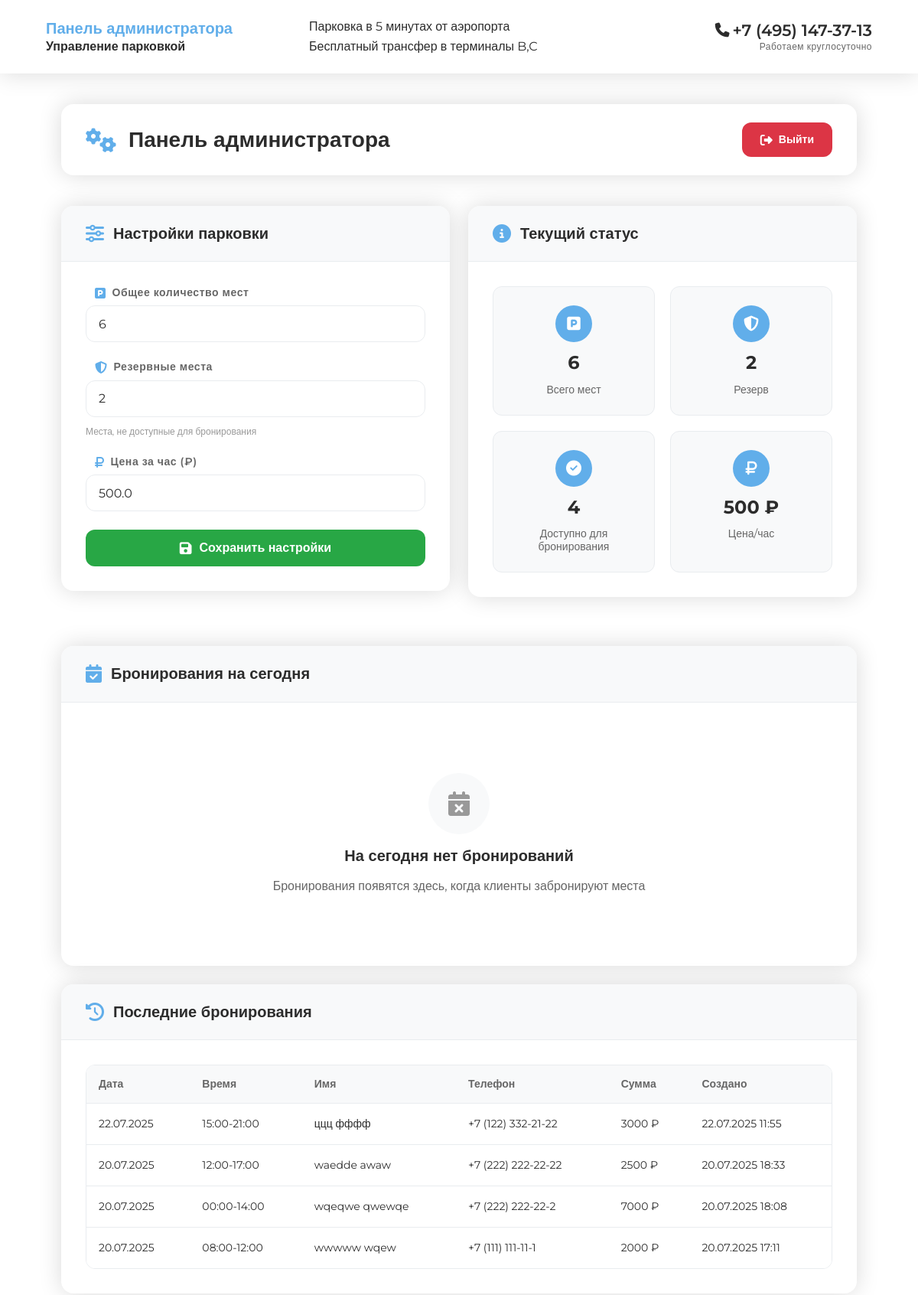
Before: /admin (signed in, upper part) with the older database file.
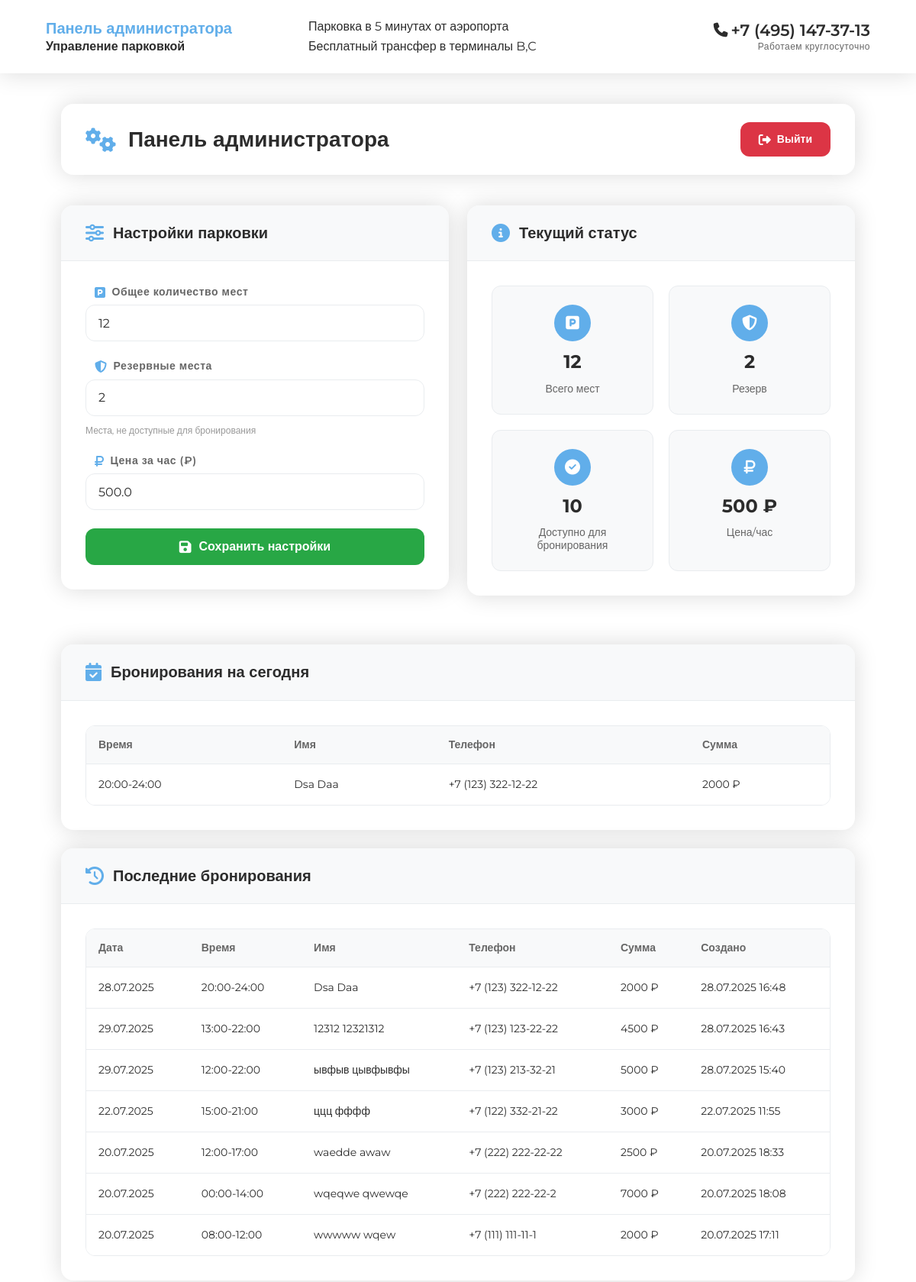
After: the same page with the newer database file.
### models.py (models this page shows, shortened)
class ParkingSettings(db.Model):
    id = db.Column(db.Integer, primary_key=True)
    total_spots = db.Column(db.Integer, nullable=False, default=50)
    reserve_spots = db.Column(db.Integer, nullable=False, default=5)
    hourly_price = db.Column(db.Float, nullable=False, default=100.0)
    created_at = db.Column(db.DateTime, default=datetime.utcnow)
    updated_at = db.Column(db.DateTime, default=datetime.utcnow, onupdate=datetime.utcnow)

class Booking(db.Model):
    id = db.Column(db.Integer, primary_key=True)
    first_name = db.Column(db.String(100), nullable=False)
    last_name = db.Column(db.String(100), nullable=False)
    phone = db.Column(db.String(20), nullable=False)
    booking_date = db.Column(db.Date, nullable=False)
    booking_start_hour = db.Column(db.Integer, nullable=False)  # начало диапазона
    booking_end_hour = db.Column(db.Integer, nullable=False)    # конец диапазона
    total_amount = db.Column(db.Float, nullable=False)
    created_at = db.Column(db.DateTime, default=datetime.utcnow)
    updated_at = db.Column(db.DateTime, default=datetime.utcnow, onupdate=datetime.utcnow)

### routes.py (the view)
@app.route('/admin')
def admin_panel():
    if not session.get('admin_logged_in'):
        return redirect(url_for('admin_login'))
    settings = ParkingSettings.query.first()
    if not settings:
        settings = ParkingSettings()
        db.session.add(settings)
        db.session.commit()
    today = date.today()
    today_bookings = Booking.query.filter_by(
        booking_date=today
    ).order_by(Booking.booking_start_hour).all()
    recent_bookings = Booking.query.order_by(Booking.created_at.desc()).limit(20).all()
    print(f"Admin panel: Today bookings count: {len(today_bookings)}")
    print(f"Admin panel: Recent bookings count: {len(recent_bookings)}")
    for booking in recent_bookings[:3]:  # Показываем первые 3 бронирования
        print(f"Recent booking: ID={booking.id}, Name={booking.first_name} {booking.last_name}")
    return render_template('admin.html',
                         settings=settings,
                         today_bookings=today_bookings,
                         recent_bookings=recent_bookings)

### templates/admin.html (shortened to what this page needs)
{% extends "base.html" %}
{% block content %}
<div class="main-container">
  <header class="main-header">
    <div class="header-content">
      <div class="header-left">
        <div class="header-title">
          <h1>Панель администратора</h1>
          <p>Управление парковкой</p>
        </div>
        <div class="header-info">
          <p>Парковка в 5 минутах от аэропорта</p>
          <p>Бесплатный трансфер в терминалы B,C</p>
        </div>
      </div>
      <div class="header-right">
        <div class="contact-info">
          <div class="phone-section">
            <i class="fas fa-phone"></i>
            <span>+7 (495) 147-37-13</span>
          </div>
          <p>Работаем круглосуточно</p>
        </div>
      </div>
    </div>
  </header>
  <div class="main-content">
    <div class="admin-panel-header">
      <div class="admin-header-content">
        <div class="admin-title">
          <i class="fas fa-cogs"></i>
          <h2>Панель администратора</h2>
        </div>
        <a href="{{ url_for('admin_logout') }}" class="logout-btn">
          <i class="fas fa-sign-out-alt"></i>
          <span>Выйти</span>
        </a>
      </div>
    </div>
    <div class="admin-sections">
      <div class="admin-section">
        <div class="section-card">
          <div class="section-header">
            <i class="fas fa-sliders-h"></i>
            <h3>Настройки парковки</h3>
          </div>
          <div class="section-content">
            <form method="POST" action="{{ url_for('update_settings') }}" class="settings-form">
              <div class="form-group">
                <label for="total_spots">
                  <i class="fas fa-parking"></i>
                  <span>Общее количество мест</span>
                </label>
                <input type="number" id="total_spots" name="total_spots"
                       value="{{ settings.total_spots }}" min="1" required>
              </div>
              <div class="form-group">
                <label for="reserve_spots">
                  <i class="fas fa-shield-alt"></i>
                  <span>Резервные места</span>
                </label>
                <input type="number" id="reserve_spots" name="reserve_spots"
                       value="{{ settings.reserve_spots }}" min="0" required>
                <div class="form-hint">Места, не доступные для бронирования</div>
              </div>
              <div class="form-group">
                <label for="hourly_price">
                  <i class="fas fa-ruble-sign"></i>
                  <span>Цена за час (₽)</span>
                </label>
                <input type="number" id="hourly_price" name="hourly_price"
                       value="{{ settings.hourly_price }}" min="0" step="0.01" required>
              </div>
              <button type="submit" class="save-btn">
                <i class="fas fa-save"></i>
                <span>Сохранить настройки</span>
              </button>
            </form>
          </div>
        </div>
      </div>
      <div class="admin-section">
        <div class="section-card">
          <div class="section-header">
            <i class="fas fa-info-circle"></i>
            <h3>Текущий статус</h3>
          </div>
          <div class="section-content">
            <div class="metrics-grid">
              <div class="metric-item">
                <div class="metric-icon">
                  <i class="fas fa-parking"></i>
                </div>
                <div class="metric-value">{{ settings.total_spots }}</div>
                <div class="metric-label">Всего мест</div>
              </div>
              <div class="metric-item">
                <div class="metric-icon">
                  <i class="fas fa-shield-alt"></i>
                </div>
                <div class="metric-value">{{ settings.reserve_spots }}</div>
                <div class="metric-label">Резерв</div>
              </div>
              <div class="metric-item">
                <div class="metric-icon">
                  <i class="fas fa-check-circle"></i>
                </div>
                <div class="metric-value">{{ settings.total_spots - settings.reserve_spots }}</div>
                <div class="metric-label">Доступно для бронирования</div>
              </div>
              <div class="metric-item">
                <div class="metric-icon">
                  <i class="fas fa-ruble-sign"></i>
                </div>
                <div class="metric-value">{{ "%.0f"|format(settings.hourly_price) }} ₽</div>
                <div class="metric-label">Цена/час</div>
              </div>
            </div>
          </div>
        </div>
      </div>
    </div>
    <div class="admin-section full-width">
      <div class="section-card">
        <div class="section-header">
          <i class="fas fa-calendar-check"></i>
          <h3>Бронирования на сегодня</h3>
        </div>
        <div class="section-content">
          {% if today_bookings %}
          <div class="table-container">
            <table class="admin-table">
              <thead>
                <tr>
                  <th>Время</th>
                  <th>Имя</th>
                  <th>Телефон</th>
                  <th>Сумма</th>
                </tr>
              </thead>
              <tbody>
                {% for booking in today_bookings %}
                <tr>
                  <td>{{ "%02d"|format(booking.booking_start_hour) }}:00-{{ "%02d"|format(booking.booking_end_hour + 1) }}:00</td>
                  <td>{{ booking.first_name }} {{ booking.last_name }}</td>
                  <td>{{ booking.phone }}</td>
                  <td>{{ "%.0f"|format(booking.total_amount) }} ₽</td>
                </tr>
                {% endfor %}
              </tbody>
            </table>
          </div>
          {% else %}
          <div class="empty-state">
            <div class="empty-icon">
              <i class="fas fa-calendar-times"></i>
            </div>
            <h4>На сегодня нет бронирований</h4>
            <p>Бронирования появятся здесь, когда клиенты забронируют места</p>
          </div>
          {% endif %}
        </div>
      </div>
    </div>
    <div class="admin-section full-width">
      <div class="section-card">
        <div class="section-header">
          <i class="fas fa-history"></i>
          <h3>Последние бронирования</h3>
        </div>
        <div class="section-content">
          {% if recent_bookings %}
          <div class="table-container">
            <table class="admin-table">
              <thead>
                <tr>
                  <th>Дата</th>
                  <th>Время</th>
                  <th>Имя</th>
                  <th>Телефон</th>
                  <th>Сумма</th>
                  <th>Создано</th>
                </tr>
              </thead>
              <tbody>
                {% for booking in recent_bookings %}
                <tr>
                  <td>{{ booking.booking_date.strftime('%d.%m.%Y') }}</td>
                  <td>{{ "%02d"|format(booking.booking_start_hour) }}:00-{{ "%02d"|format(booking.booking_end_hour + 1) }}:00</td>
                  <td>{{ booking.first_name }} {{ booking.last_name }}</td>
                  <td>{{ booking.phone }}</td>
                  <td>{{ "%.0f"|format(booking.total_amount) }} ₽</td>
                  <td>{{ booking.created_at.strftime('%d.%m.%Y %H:%M') }}</td>
                </tr>
                {% endfor %}
              </tbody>
            </table>
          </div>
          {% endif %}
        </div>
      </div>
    </div>
  </div>
</div>
{% endblock %}

### templates/base.html (shortened to what this page needs)
<!DOCTYPE html>
<html lang="ru">
<head>
    <link rel="stylesheet" href="https://cdnjs.cloudflare.com/ajax/libs/font-awesome/6.4.0/css/all.min.css">
    <link rel="stylesheet" href="{{ url_for('static', filename='css/style.css') }}">
</head>
<body{% if settings and settings.hourly_price is not none %} data-hourly-price="{{ settings.hourly_price }}"{% endif %}>
    <div class="container">
        {% block content %}{% endblock %}
    </div>
</body>
</html>

Changed rows visible on the page:
changed ParkingSettings: total_spots "6" → "12"; settings.total_spots-settings.reserve_spots "4" → "10"
added Booking: booking_start_hour "20", booking.booking_end_hour+1 "24", first_name "Dsa", last_name "Daa", phone "+7 (123) 322-12-22", total_amount "2000", booking_date "28.07.2025", created_at "28.07.2025 16:48"
added Booking: booking_date "29.07.2025", booking_start_hour "13", booking.booking_end_hour+1 "22", first_name "12312", last_name "12321312", phone "+7 (123) 123-22-22", total_amount "4500", created_at "28.07.2025 16:43", shown under "Последние бронирования"
added Booking: booking_date "29.07.2025", booking_start_hour "12", booking.booking_end_hour+1 "22", first_name "ывфыв", last_name "цывфывфы", phone "+7 (123) 213-32-21", total_amount "5000", created_at "28.07.2025 15:40", shown under "Последние бронирования"
Other visible differences:
text no longer shown: "На сегодня нет бронирований Бронирования появятся здесь, когда клиенты забронируют места"
text now shown: "Время Имя Телефон Сумма"
